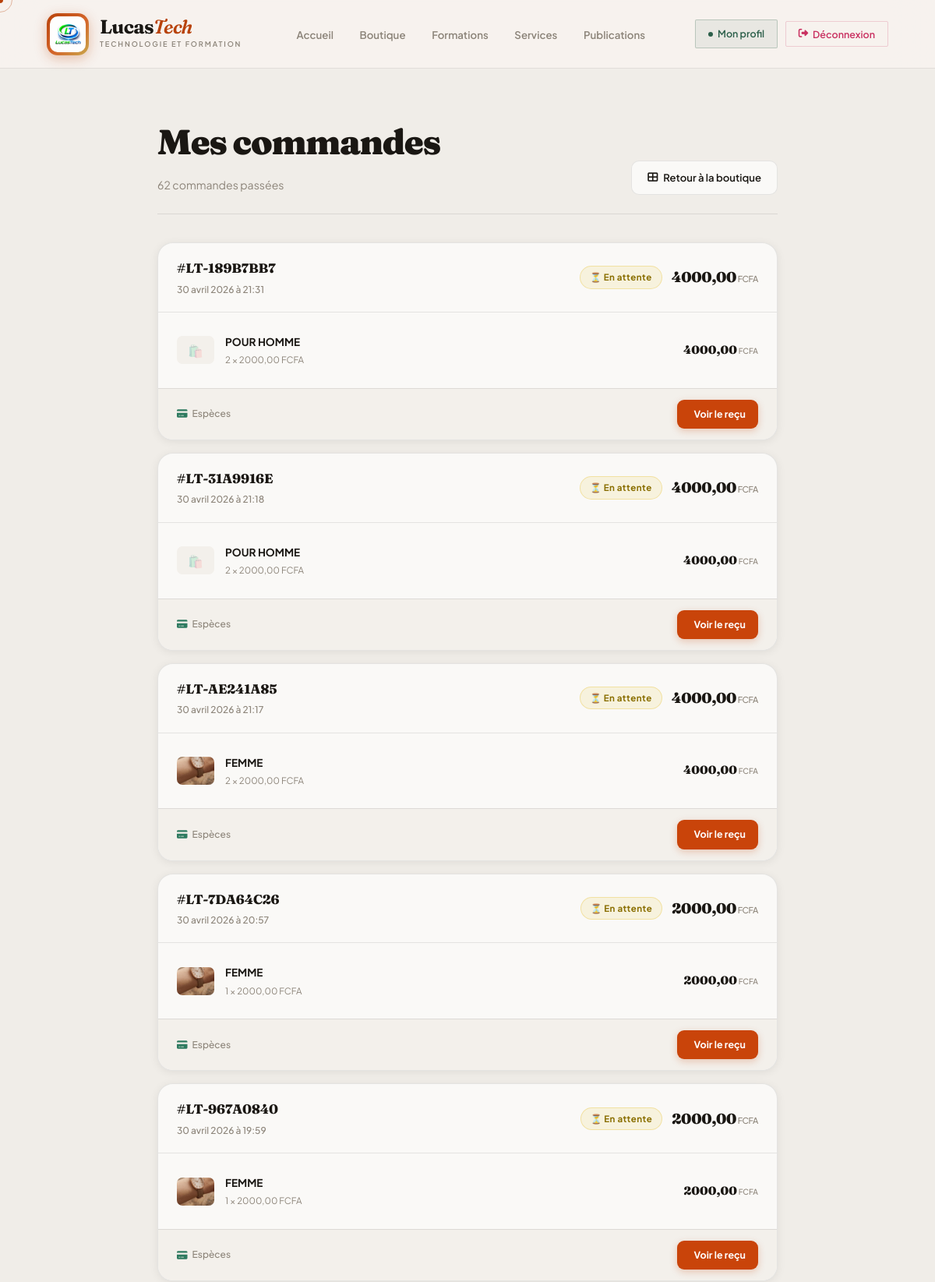
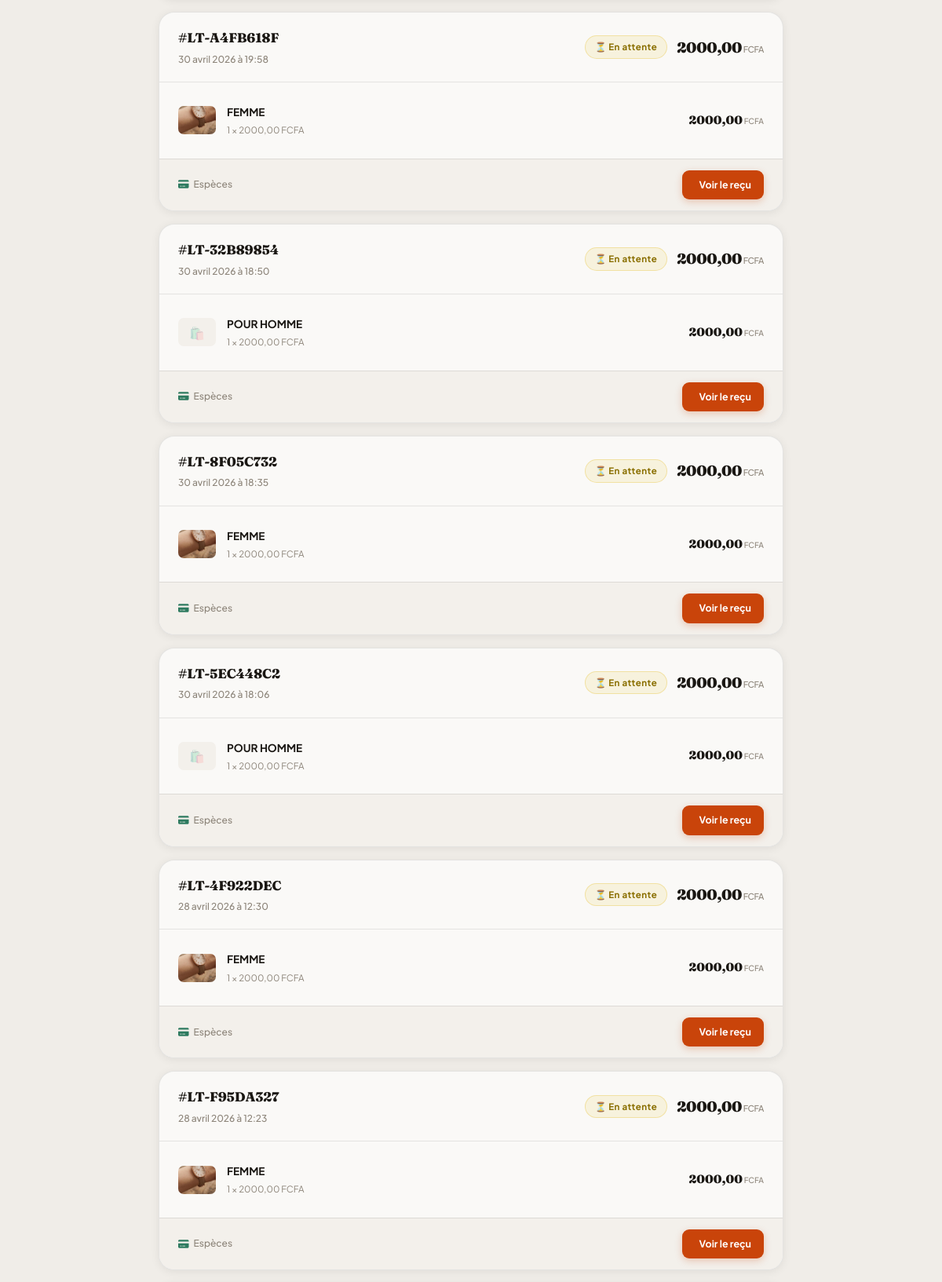
Page /shop/historique/ (signed in, upper part) on the committed database (2 pictures, top to bottom).
### Shop/models.py (models this page shows, shortened)
class ShopOrder(models.Model):
    STATUS_CHOICES = [
        ('pending',          'En attente de paiement'),
        ('paid',             'Payée'),
        ('cash_on_delivery', 'Paiement en espèces à la livraison'),
        ('shipped',          'Expédiée'),
        ('delivered',        'Livrée'),
        ('cancelled',        'Annulée'),
    ]
    PAYMENT_CHOICES = [
        ('whatsapp',  'WhatsApp'),
        ('flooz',     'Flooz'),
        ('tmoney',    'T-Money'),
        ('wave',      'Wave'),
        ('cash',      'Espèces'),
    ]
    user           = models.ForeignKey(settings.AUTH_USER_MODEL, on_delete=models.CASCADE, related_name='shop_orders')
    total_price    = models.DecimalField(max_digits=10, decimal_places=2)
    status         = models.CharField(max_length=20, choices=STATUS_CHOICES, default='pending')
    payment_method = models.CharField(max_length=20, choices=PAYMENT_CHOICES, default='cash')
    receipt_number = models.CharField(max_length=20, blank=True)
    created_at     = models.DateTimeField(auto_now_add=True)
    cash_delivery_name = models.CharField(max_length=100, blank=True, null=True, verbose_name="Nom pour la livraison")
    cash_delivery_phone = models.CharField(max_length=20, blank=True, null=True, verbose_name="Téléphone pour la livraison")
    cash_delivery_message = models.TextField(blank=True, null=True, verbose_name="Message pour la livraison")
    class Meta:
        ordering = ['-created_at']

class ShopOrderItem(models.Model):
    order    = models.ForeignKey(ShopOrder, on_delete=models.CASCADE, related_name='items')
    product  = models.ForeignKey(Product, on_delete=models.CASCADE)
    quantity = models.PositiveIntegerField()
    price    = models.DecimalField(max_digits=10, decimal_places=2)
    def total_price(self):
        return self.quantity * self.price

class Product(models.Model):
    category     = models.ForeignKey(Category, on_delete=models.SET_NULL, null=True, related_name='products')
    name         = models.CharField(max_length=255, db_index=True)  # 🔥 index pour recherche rapide
    description  = models.TextField()
    price        = models.DecimalField(max_digits=10, decimal_places=2)
    bulk_price   = models.DecimalField(max_digits=10, decimal_places=2, null=True, blank=True, help_text="Prix en gros")
    bulk_min_qty = models.PositiveIntegerField(default=10, help_text="Quantité min pour prix en gros")
    image        = models.ImageField(upload_to='shop/products/', blank=True, null=True)
    video        = models.FileField(upload_to='shop/videos/', blank=True, null=True)
    stock        = models.PositiveIntegerField(default=0)
    is_available = models.BooleanField(default=True)
    is_featured  = models.BooleanField(default=False)
    created_at   = models.DateTimeField(auto_now_add=True)
    updated_at   = models.DateTimeField(auto_now=True)
    class Meta:
        ordering = ['-created_at']

### Shop/views.py (the view)
# urls.py: path('historique/',                   views.order_history,  name='order_history'),
@login_required
def order_history(request):
    orders = ShopOrder.objects.filter(user=request.user).order_by('-created_at')
    return render(request, 'shop/order_history.html', {'orders': orders})

### core/context_processors.py (called while the page is built)
def partners(request):
    return {
        'partners': Partner.objects.all()
    }

### Shop/templates/shop/order_history.html (shortened to what this page needs)
{% extends 'core/base.html' %}
{% block content %}
<div class="oh-wrap">
  <div class="oh-header">
    <div>
      <h1>Mes commandes</h1>
      <p>{{ orders|length }} commande{% if orders|length > 1 %}s{% endif %} passée{% if orders|length > 1 %}s{% endif %}</p>
    </div>
    <a href="{% url 'shop:shop' %}" class="oh-back">
      <i class="fa fa-th-large"></i> Retour à la boutique
    </a>
  </div>
  {% if orders %}
  <div class="oh-list">
    {% for order in orders %}
    <div class="oh-order" style="animation-delay: {{ forloop.counter0 }}00ms">
      <div class="oh-order-head">
        <div class="oh-order-head-left">
          <span class="oh-order-num">#{{ order.receipt_number }}</span>
          <span class="oh-order-date">{{ order.created_at|date:"d F Y à H:i" }}</span>
        </div>
        <div class="oh-order-head-right">
          <span class="oh-status {{ order.status }}">
            {% if order.status == 'pending' %}⏳ En attente
            {% elif order.status == 'paid' %}✓ Payé
            {% elif order.status == 'shipped' %}📦 Expédié
            {% elif order.status == 'delivered' %}✓ Livré
            {% elif order.status == 'cancelled' %}✗ Annulé
            {% endif %}
          </span>
          <span class="oh-order-total">{{ order.total_price }}<small> FCFA</small></span>
        </div>
      </div>
      <div class="oh-order-items">
        {% for item in order.items.all %}
        <div class="oh-item">
          <div class="oh-item-img">
            {% if item.product.image %}
              <img src="{{ item.product.image.url }}" alt="{{ item.product.name }}">
            {% else %}
              <div class="no-img">🛍️</div>
            {% endif %}
          </div>
          <div class="oh-item-info">
            <div class="oh-item-name">{{ item.product.name }}</div>
            <div class="oh-item-qty">{{ item.quantity }} × {{ item.price }} FCFA</div>
          </div>
          <div class="oh-item-price">{{ item.total_price }}<small> FCFA</small></div>
        </div>
        {% endfor %}
      </div>
      <div class="oh-order-foot">
        <span class="oh-payment">
          <i class="fa fa-credit-card"></i>
          {{ order.get_payment_method_display }}
        </span>
        <a href="{% url 'shop:order_receipt' order.pk %}" class="btn-receipt">
           Voir le reçu
        </a>
      </div>
    </div>
    {% endfor %}
  </div>
  {% endif %}
</div>
{% endblock %}

### core/static/core/css/style.css (style rules this page uses)
:root { --cream: #f7f3ee; --warm: #ede8e0; --surf: #faf8f5; --surf2: #f2ede6; --border: rgba(0,0,0,.085); --ink: #1c1814; --ink2: #3a3530; --muted: #8a8078; --terra: #b8420a; --terra2: #d4652a; --gold: #c9a84c; --forest: #2c5f4a; --rose: #c93060; --nav-h: 88px; --font: 'Outfit', sans-serif; --serif: 'Cormorant Garamond', serif; --mono: 'JetBrains Mono', monospace; }
*, *::before, *::after { box-sizing: border-box; margin: 0; padding: 0; }
html { scroll-behavior: smooth; }
body { font-family: var(--font); background: var(--cream); color: var(--ink); min-height: 100vh; display: flex; flex-direction: column; overflow-x: hidden; line-height: 1.7; }
img { display: block; max-width: 100%; }
a { text-decoration: none; }

### rows in the picture
ShopOrder: receipt_number "LT-189B7BB7", created_at "30 avril 2026 à 21:31", status "⏳ En attente", total_price "4000,00", payment_method "Espèces"
ShopOrderItem: product.name "POUR HOMME", quantity "2", price "2000,00", total_price "4000,00"
ShopOrder: receipt_number "LT-31A9916E", created_at "30 avril 2026 à 21:18", status "⏳ En attente", total_price "4000,00", payment_method "Espèces"
ShopOrderItem: product.name "POUR HOMME", quantity "2", price "2000,00", total_price "4000,00"
ShopOrder: receipt_number "LT-AE241A85", created_at "30 avril 2026 à 21:17", status "⏳ En attente", total_price "4000,00", payment_method "Espèces"
ShopOrderItem: product.image (picture), product.name "FEMME", quantity "2", price "2000,00", total_price "4000,00"
ShopOrder: receipt_number "LT-7DA64C26", created_at "30 avril 2026 à 20:57", status "⏳ En attente", total_price "2000,00", payment_method "Espèces"
ShopOrderItem: product.image (picture), product.name "FEMME", quantity "1", price "2000,00", total_price "2000,00"
ShopOrder: receipt_number "LT-967A0840", created_at "30 avril 2026 à 19:59", status "⏳ En attente", total_price "2000,00", payment_method "Espèces"
ShopOrderItem: product.image (picture), product.name "FEMME", quantity "1", price "2000,00", total_price "2000,00"
ShopOrder: receipt_number "LT-A4FB618F", created_at "30 avril 2026 à 19:58", status "⏳ En attente", total_price "2000,00", payment_method "Espèces"
ShopOrderItem: product.image (picture), product.name "FEMME", quantity "1", price "2000,00", total_price "2000,00"
ShopOrder: receipt_number "LT-32B89854", created_at "30 avril 2026 à 18:50", status "⏳ En attente", total_price "2000,00", payment_method "Espèces"
ShopOrderItem: product.name "POUR HOMME", quantity "1", price "2000,00", total_price "2000,00"
ShopOrder: receipt_number "LT-8F05C732", created_at "30 avril 2026 à 18:35", status "⏳ En attente", total_price "2000,00", payment_method "Espèces"
ShopOrderItem: product.image (picture), product.name "FEMME", quantity "1", price "2000,00", total_price "2000,00"
ShopOrder: receipt_number "LT-5EC448C2", created_at "30 avril 2026 à 18:06", status "⏳ En attente", total_price "2000,00", payment_method "Espèces"
ShopOrderItem: product.name "POUR HOMME", quantity "1", price "2000,00", total_price "2000,00"
ShopOrder: receipt_number "LT-4F922DEC", created_at "28 avril 2026 à 12:30", status "⏳ En attente", total_price "2000,00", payment_method "Espèces"
ShopOrderItem: product.image (picture), product.name "FEMME", quantity "1", price "2000,00", total_price "2000,00"
ShopOrder: receipt_number "LT-F95DA327", created_at "28 avril 2026 à 12:23", status "⏳ En attente", total_price "2000,00", payment_method "Espèces"
ShopOrderItem: product.image (picture), product.name "FEMME", quantity "1", price "2000,00", total_price "2000,00"

### other values in the picture
{{ orders|length }} "62"
